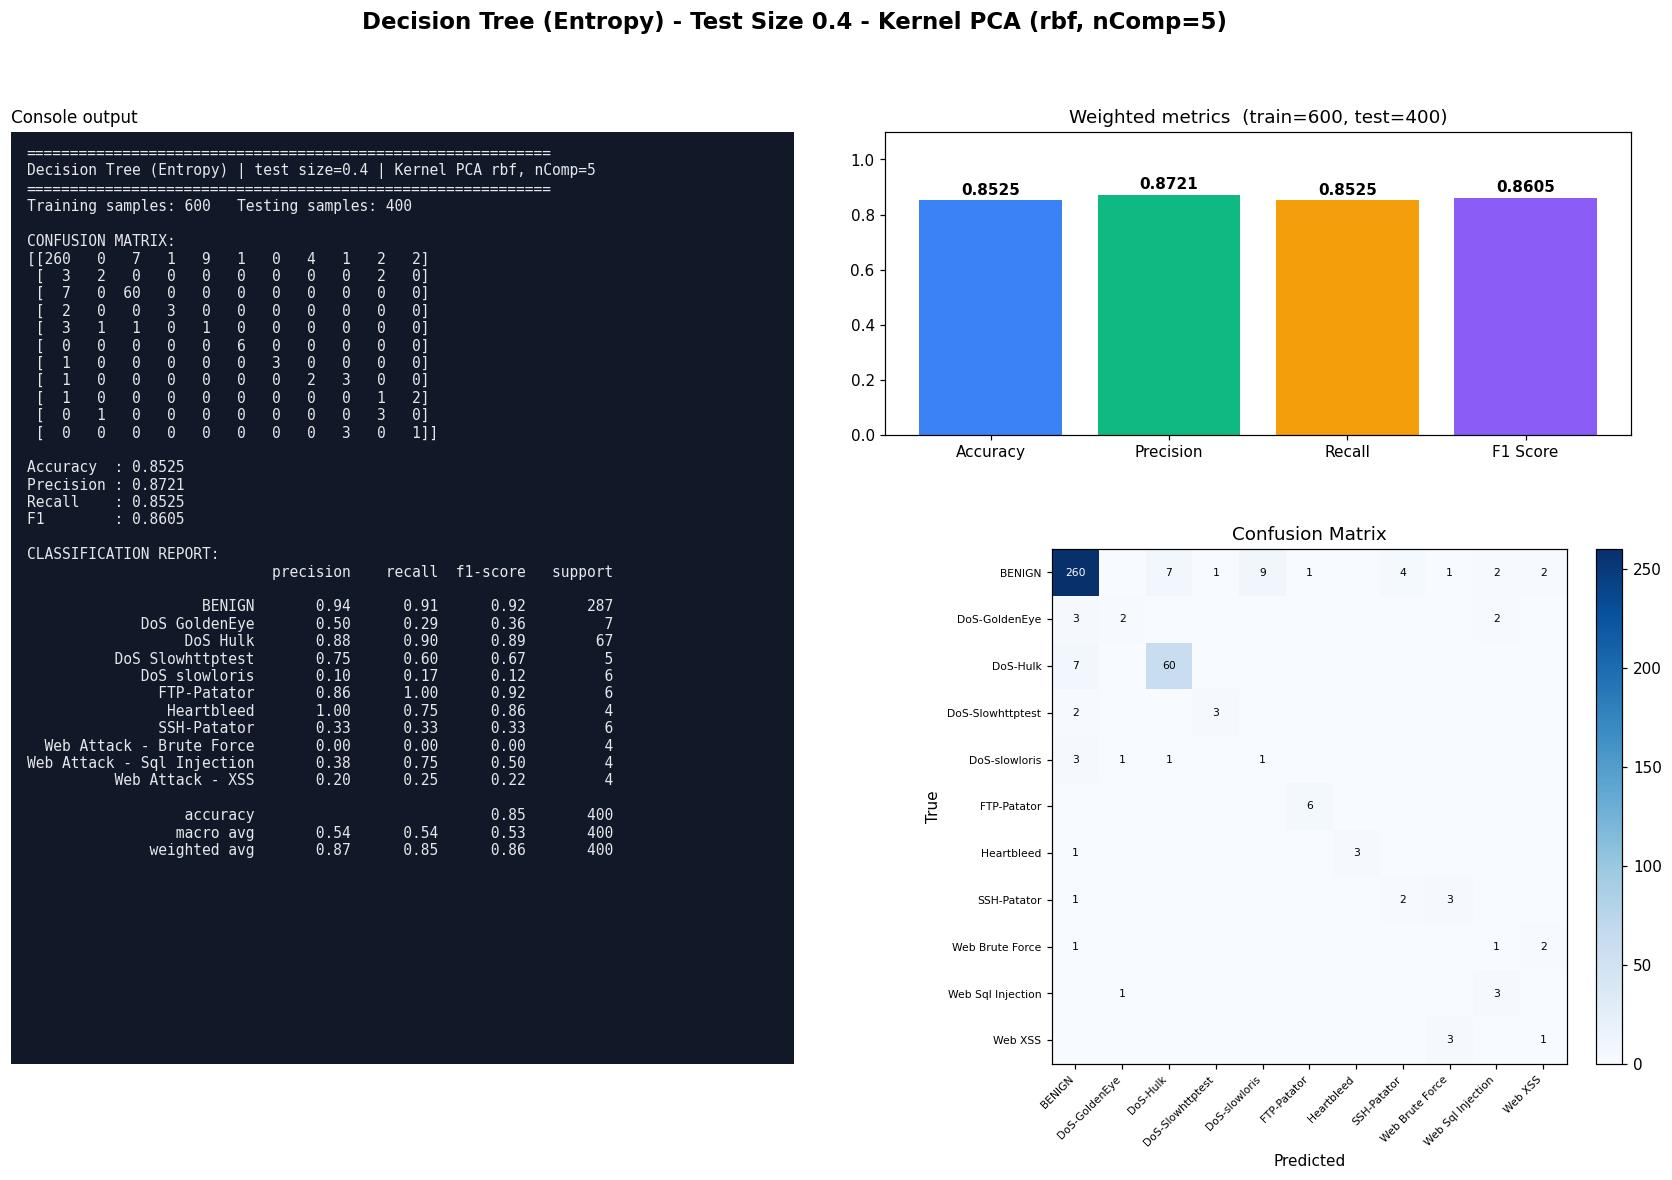

Source code (Python):
#!/usr/bin/env python3
"""Decision Tree (Entropy) | Test size 0.4 | Kernel PCA kernel=rbf, n_components=5
CIC-IDS2017 (Tue+Wed+Thu-morning) 1000-row stratified sample.
Run in any IDE (Spyder / VS Code / PyCharm / Jupyter): open the file and press Run, no arguments needed.
Saves next to this file: 'Test0.4_nComp5_DT.jpg' - one image with the console output (confusion matrix, metrics, classification report) plus charts."""
import json, os
import numpy as np
import matplotlib.pyplot as plt
from sklearn.decomposition import KernelPCA
from sklearn.tree import DecisionTreeClassifier
from sklearn.metrics import (accuracy_score, classification_report, confusion_matrix,
                             f1_score, precision_score, recall_score)
from sklearn.model_selection import train_test_split
from sklearn.preprocessing import StandardScaler

TEST_SIZE, KERNEL, N_COMP, ALG, ALG_NAME = 0.4, "rbf", 5, "DT", "Decision Tree (Entropy)"
try:
    HERE = os.path.dirname(os.path.abspath(__file__))
except NameError:                      # Jupyter / interactive console
    HERE = os.getcwd()
def _find_root():                      # folder that contains data/sample.npz (works from any working directory)
    for p in (HERE, os.path.join(HERE, ".."), os.path.join(HERE, "..", ".."), os.getcwd()):
        if os.path.exists(os.path.join(p, "data", "sample.npz")):
            return os.path.abspath(p)
    raise FileNotFoundError("data/sample.npz not found - run prepare_data.py or keep the repo folder structure")
ROOT = _find_root()
tag = f"Test{TEST_SIZE}_nComp{N_COMP}_{ALG}"

# 1. LOAD cached, cleaned sample (see prepare_data.py)
d = np.load(os.path.join(ROOT, "data", "sample.npz"), allow_pickle=True)
X, y, class_names = d["X"], d["y"], [str(c).replace("�", "-") for c in d["classes"]]

# 2. SPLIT
X_train, X_test, y_train, y_test = train_test_split(
    X, y, test_size=TEST_SIZE, random_state=42, stratify=y)

# 3. SCALE (fit on train only)
scaler = StandardScaler()
X_train = scaler.fit_transform(X_train); X_test = scaler.transform(X_test)

# 4. DIMENSIONALITY REDUCTION: Kernel PCA (fit on train only; gamma = sklearn default 1/n_features)
kpca = KernelPCA(n_components=N_COMP, kernel=KERNEL, random_state=0)
X_train = kpca.fit_transform(X_train); X_test = kpca.transform(X_test)

# 5. CLASSIFIER
classifier = DecisionTreeClassifier(criterion="entropy", random_state=0)
classifier.fit(X_train, y_train)
y_pred = classifier.predict(X_test)

# 6. METRICS
labels = np.arange(len(class_names))
cm = confusion_matrix(y_test, y_pred, labels=labels)
res = dict(test_size=TEST_SIZE, kernel=KERNEL, n_components=N_COMP, algorithm=ALG, model=ALG_NAME,
           n_train=int(len(y_train)), n_test=int(len(y_test)),
           accuracy=accuracy_score(y_test, y_pred),
           precision=precision_score(y_test, y_pred, average="weighted", zero_division=0),
           recall=recall_score(y_test, y_pred, average="weighted", zero_division=0),
           f1=f1_score(y_test, y_pred, average="weighted", zero_division=0))
report = classification_report(y_test, y_pred, labels=labels, target_names=class_names, zero_division=0)
lines = ["=" * 60, f"{ALG_NAME} | test size={TEST_SIZE} | Kernel PCA {KERNEL}, nComp={N_COMP}", "=" * 60,
         f"Training samples: {len(y_train)}   Testing samples: {len(y_test)}", "", "CONFUSION MATRIX:", np.array2string(cm), ""]
for k in ("accuracy", "precision", "recall", "f1"): lines.append(f"{k.capitalize():10s}: {res[k]:.4f}")
lines += ["", "CLASSIFICATION REPORT:", report]
console_output = "\n".join(lines); print(console_output)

# 7. VISUAL OUTPUT: console output + charts in ONE image (real results only)
short = [c.replace("Web Attack - ", "Web ").replace("DoS ", "DoS-") for c in class_names]
fig = plt.figure(figsize=(19, 11), dpi=110)
gs = fig.add_gridspec(2, 2, width_ratios=[1.05, 1], height_ratios=[1, 1.7], hspace=0.28, wspace=0.12)
fig.suptitle(f"{ALG_NAME} - Test Size {TEST_SIZE} - Kernel PCA ({KERNEL}, nComp={N_COMP})", fontsize=15, fontweight="bold")
axt = fig.add_subplot(gs[:, 0]); axt.set_facecolor("#111827"); axt.set_xticks([]); axt.set_yticks([])
for sp in axt.spines.values(): sp.set_visible(False)
axt.text(0.02, 0.985, console_output, family="monospace", fontsize=9.6, color="#e5e7eb", va="top", ha="left", transform=axt.transAxes)
axt.set_title("Console output", loc="left", fontsize=11)
ax0 = fig.add_subplot(gs[0, 1]); ax1 = fig.add_subplot(gs[1, 1])
names = ["Accuracy", "Precision", "Recall", "F1 Score"]; vals = [res["accuracy"], res["precision"], res["recall"], res["f1"]]
bars = ax0.bar(names, vals, color=["#3b82f6", "#10b981", "#f59e0b", "#8b5cf6"])
ax0.set_ylim(0, 1.1); ax0.set_title(f"Weighted metrics  (train={res['n_train']}, test={res['n_test']})")
for b in bars: ax0.text(b.get_x() + b.get_width() / 2, b.get_height() + .02, f"{b.get_height():.4f}", ha="center", fontweight="bold")
im = ax1.imshow(cm, cmap="Blues"); fig.colorbar(im, ax=ax1, fraction=.046, pad=.04)
ax1.set_xticks(labels); ax1.set_yticks(labels); ax1.set_xticklabels(short, rotation=45, ha="right", fontsize=7); ax1.set_yticklabels(short, fontsize=7)
ax1.set_xlabel("Predicted"); ax1.set_ylabel("True"); ax1.set_title("Confusion Matrix")
for a in labels:
    for b_ in labels:
        if cm[a, b_]: ax1.text(b_, a, cm[a, b_], ha="center", va="center", fontsize=7, color="white" if cm[a, b_] > cm.max() / 2 else "black")
plt.savefig(os.path.join(HERE, tag + ".jpg"), format="jpg", bbox_inches="tight")
if os.environ.get("ACN_NO_SHOW") != "1": plt.show()   # IDEs display the image; run_all.py disables this
plt.close()

os.makedirs(os.path.join(ROOT, "results", "json"), exist_ok=True)
with open(os.path.join(ROOT, "results", "json", tag + ".json"), "w") as f: json.dump(res, f)
